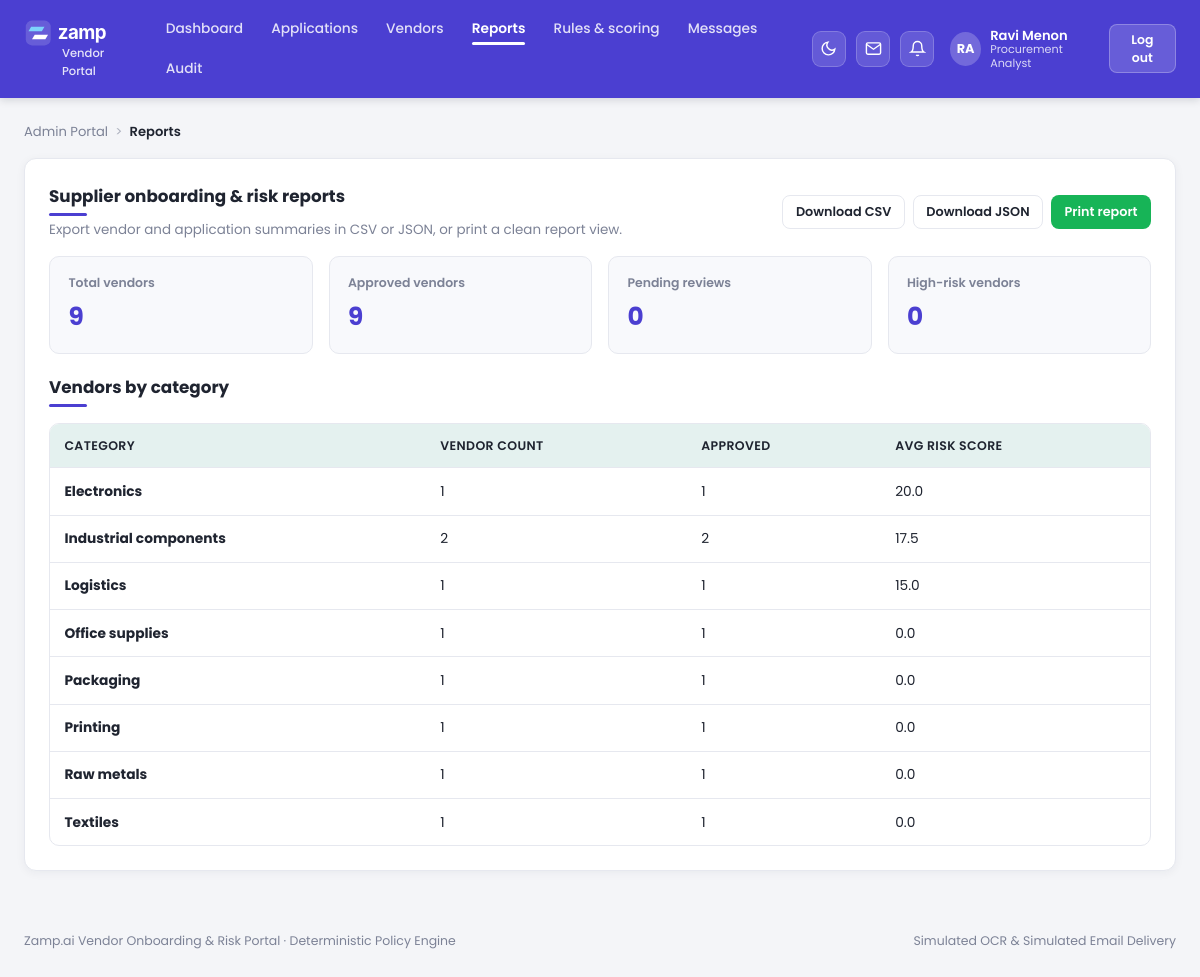
/admin/reports (signed in), run on the app's committed database.
### tables this page shows
CREATE TABLE users (
            id TEXT PRIMARY KEY,
            email TEXT UNIQUE NOT NULL,
            password TEXT NOT NULL,
            role TEXT NOT NULL,
            display_name TEXT NOT NULL,
            vendor_id TEXT
        );

CREATE TABLE vendors (
            vendor_id TEXT PRIMARY KEY,
            name TEXT,
            trading_name TEXT,
            email TEXT,
            gstin TEXT,
            pan TEXT,
            company_type TEXT,
            registration_date TEXT,
            address TEXT,
            state TEXT,
            contact TEXT,
            bank_name TEXT,
            bank_account TEXT,
            ifsc TEXT,
            account_holder TEXT,
            payment_terms TEXT,
            payment_method TEXT,
            invoice_email TEXT,
            category TEXT,
            description TEXT,
            employees INTEGER,
            annual_revenue INTEGER,
            on_portal_since TEXT,
            status TEXT,
            substate TEXT,
            risk_score INTEGER,
            risk_tier TEXT,
            escalated INTEGER DEFAULT 0,
            created_ts REAL,
            updated_ts REAL
        );

### app.py (the view)
@app.get("/admin/reports", response_class=HTMLResponse)
def admin_reports_page(request: Request):
    require_admin(request)
    conn = get_db()
    cursor = conn.cursor()
    cursor.execute("SELECT * FROM vendors ORDER BY vendor_id ASC")
    vendors = [dict(r) for r in cursor.fetchall()]
    conn.close()
    total_vendors = len(vendors)
    approved_vendors = len([v for v in vendors if v.get("status") == "approved"])
    pending_vendors = len([v for v in vendors if v.get("status") == "pending"])
    high_risk_vendors = len([v for v in vendors if (v.get("risk_score") or 0) >= 50 or v.get("risk_tier") == "High"])
    by_cat: dict[str, list[dict]] = {}
    for v in vendors:
        cat = (v.get("category") or "General").strip()
        by_cat.setdefault(cat, []).append(v)
    category_breakdown = []
    for cat, items in sorted(by_cat.items()):
        avg_r = round(sum((x.get("risk_score") or 0) for x in items) / max(1, len(items)), 1)
        app_c = len([x for x in items if x.get("status") == "approved"])
        category_breakdown.append(
            {"category": cat, "count": len(items), "approved": app_c, "avg_risk": avg_r}
        )
    return render_page(
        request,
        "admin/reports.html",
        {
            "active_nav": "reports",
            "summary": {
                "total_vendors": total_vendors,
                "approved_vendors": approved_vendors,
                "pending_vendors": pending_vendors,
                "high_risk_vendors": high_risk_vendors,
            },
            "category_breakdown": category_breakdown,
        },
    )

### templates/admin/reports.html (shortened to what this page needs)
{% extends "base.html" %}
{% block content %}
<div class="breadcrumbs">
  <span>Admin Portal</span>
  <span class="sep">&gt;</span>
  <strong>Reports</strong>
</div>
<div class="card">
  <div style="display:flex;justify-content:space-between;align-items:center;flex-wrap:wrap;gap:0.75rem;margin-bottom:1rem;">
    <div>
      <h1 class="section-heading" style="margin-bottom:0.2rem;">Supplier onboarding &amp; risk reports</h1>
      <p style="font-size:0.84rem;color:var(--muted);">Export vendor and application summaries in CSV or JSON, or print a clean report view.</p>
    </div>
    <div style="display:flex;gap:0.5rem;flex-wrap:wrap;">
      <a href="/api/admin/reports/export?format=csv" class="btn btn-secondary btn-sm">Download CSV</a>
      <a href="/api/admin/reports/export?format=json" class="btn btn-secondary btn-sm">Download JSON</a>
      <button type="button" class="btn btn-primary btn-sm" onclick="window.print()">Print report</button>
    </div>
  </div>
  <div class="kpi-grid">
    <div class="kpi-tile"><div class="kpi-label">Total vendors</div><div class="kpi-number">{{ summary.total_vendors }}</div></div>
    <div class="kpi-tile"><div class="kpi-label">Approved vendors</div><div class="kpi-number">{{ summary.approved_vendors }}</div></div>
    <div class="kpi-tile"><div class="kpi-label">Pending reviews</div><div class="kpi-number">{{ summary.pending_vendors }}</div></div>
    <div class="kpi-tile"><div class="kpi-label">High-risk vendors</div><div class="kpi-number">{{ summary.high_risk_vendors }}</div></div>
  </div>
  <h2 class="section-heading">Vendors by category</h2>
  <div class="table-wrap">
    <table>
      <thead>
        <tr>
          <th>Category</th>
          <th>Vendor count</th>
          <th>Approved</th>
          <th>Avg risk score</th>
        </tr>
      </thead>
      <tbody>
        {% for row in category_breakdown %}
        <tr>
          <td><strong>{{ row.category }}</strong></td>
          <td>{{ row.count }}</td>
          <td>{{ row.approved }}</td>
          <td>{{ row.avg_risk }}</td>
        </tr>
        {% endfor %}
      </tbody>
    </table>
  </div>
</div>
{% endblock %}

### templates/base.html (shortened to what this page needs)
<!DOCTYPE html>
<html lang="en">
<head>
  <link rel="stylesheet" href="/static/css/app.css" />
</head>
<body>
  <header class="topbar">
    <div class="topbar-inner">
      <div style="display:flex;align-items:center;gap:0.75rem;">
        <a href="{% if current_user %}{% if current_user.role == 'vendor' %}/vendor/home{% else %}/admin/dashboard{% endif %}{% else %}/{% endif %}" class="brand-group">
          <div>
            <img src="/static/img/zamp-logo.svg" alt="Zamp.ai" height="32" style="display:block;" />
            <span class="brand-sub">Vendor Portal</span>
          </div>
        </a>
      </div>
      {% if current_user %}
      <nav id="mainNavLinks" class="nav-links" aria-label="Main navigation">
        {% if current_user.role == 'vendor' %}
          <a href="/vendor/home" class="nav-link {% if active_nav == 'home' %}active{% endif %}">Home</a>
          <a href="/vendor/application" class="nav-link {% if active_nav == 'application' %}active{% endif %}">My application</a>
          <a href="/vendor/documents" class="nav-link {% if active_nav == 'documents' %}active{% endif %}">Documents</a>
          <a href="/vendor/messages" class="nav-link {% if active_nav == 'messages' %}active{% endif %}">Messages</a>
          <a href="/vendor/orders" class="nav-link {% if active_nav == 'orders' %}active{% endif %}">Orders</a>
          <a href="/vendor/profile" class="nav-link {% if active_nav == 'profile' %}active{% endif %}">Profile</a>
        {% else %}
          <a href="/admin/dashboard" class="nav-link {% if active_nav == 'dashboard' %}active{% endif %}">Dashboard</a>
          <a href="/admin/applications" class="nav-link {% if active_nav == 'applications' %}active{% endif %}">Applications</a>
          <a href="/admin/vendors" class="nav-link {% if active_nav == 'vendors' %}active{% endif %}">Vendors</a>
          <a href="/admin/reports" class="nav-link {% if active_nav == 'reports' %}active{% endif %}">Reports</a>
          <a href="/admin/rules" class="nav-link {% if active_nav == 'rules' %}active{% endif %}">Rules &amp; scoring</a>
          <a href="/admin/messages" class="nav-link {% if active_nav == 'messages' %}active{% endif %}">Messages</a>
          <a href="/admin/audit" class="nav-link {% if active_nav == 'audit' %}active{% endif %}">Audit</a>
        {% endif %}
      </nav>
      {% endif %}
      <div class="topbar-right">
        <button id="themeToggleBtn" type="button" class="icon-pill-btn" onclick="toggleTheme()" title="Toggle dark/light mode"></button>
        {% if current_user %}
          <a href="{% if current_user.role == 'vendor' %}/vendor/messages{% else %}/admin/messages{% endif %}" class="icon-pill-btn" title="Messages" aria-label="Messages">
            <svg width="17" height="17" viewBox="0 0 24 24" fill="none" stroke="currentColor" stroke-width="2"><path d="M4 4h16c1.1 0 2 .9 2 2v12c0 1.1-.9 2-2 2H4c-1.1 0-2-.9-2-2V6c0-1.1.9-2 2-2z"/><polyline points="22,6 12,13 2,6"/></svg>
          </a>
          <button type="button" class="icon-pill-btn" title="Notifications" aria-label="Notifications" onclick="showToast('Portal status', '{{ toast_hint or 'All compliance checks and audit logs are up to date.' }}', '{% if current_user.role == 'vendor' %}/vendor/messages{% else %}/admin/applications{% endif %}', 'View all')">
            <svg width="17" height="17" viewBox="0 0 24 24" fill="none" stroke="currentColor" stroke-width="2"><path d="M18 8A6 6 0 0 0 6 8c0 7-3 9-3 9h18s-3-2-3-9"/><path d="M13.73 21a2 2 0 0 1-3.46 0"/></svg>
          </button>
          <div class="user-chip">
            <div class="avatar-circle">{{ current_user.display_name[:2] | upper }}</div>
            <div class="user-meta">
              <span class="user-name">{{ current_user.display_name }}</span>
              <span class="user-role">
                {% if current_user.role == 'vendor' %}Vendor
                {% elif current_user.role == 'analyst' %}Procurement Analyst
                {% else %}Compliance Officer{% endif %}
              </span>
            </div>
          </div>
          <button type="button" class="btn-logout" onclick="logoutUser()">Log out</button>
        {% else %}
          <a href="/login/vendor" class="nav-link">Vendor login</a>
          <a href="/login/admin" class="nav-link">Admin login</a>
        {% endif %}
      </div>
    </div>
  </header>
  <main class="page-shell">
    {% block content %}{% endblock %}
  </main>
  <footer class="site-footer">
    <span>Zamp.ai Vendor Onboarding &amp; Risk Portal · Deterministic Policy Engine</span>
    <span>Simulated OCR &amp; Simulated Email Delivery</span>
  </footer>
</body>
</html>

### data on the page
users: display_name "RA", display_name "Ravi Menon"
vendors: category "Electronics", count "1", approved "1", avg_risk "20.0"
vendors: category "Industrial components", count "2", approved "2", avg_risk "17.5"
vendors: category "Logistics", count "1", approved "1", avg_risk "15.0"
vendors: category "Office supplies", count "1", approved "1", avg_risk "0.0"
vendors: category "Packaging", count "1", approved "1", avg_risk "0.0"
vendors: category "Printing", count "1", approved "1", avg_risk "0.0"
vendors: category "Raw metals", count "1", approved "1", avg_risk "0.0"
vendors: category "Textiles", count "1", approved "1", avg_risk "0.0"

### other printed values
{{ summary.total_vendors }} "9"
{{ summary.approved_vendors }} "9"
{{ summary.pending_vendors }} "0"
{{ summary.high_risk_vendors }} "0"
